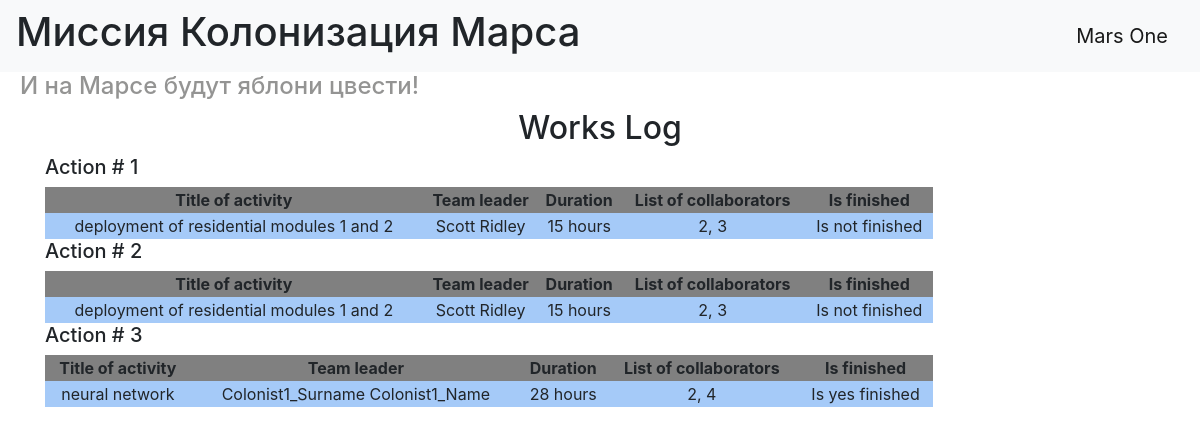
The page / on the database its author committed.
### data/users.py (models this page shows, shortened)
class Jobs(SqlAlchemyBase):
    __tablename__ = 'jobs'
    id = sqlalchemy.Column(sqlalchemy.Integer,
                           primary_key=True, autoincrement=True)
    team_leader = sqlalchemy.Column(sqlalchemy.Integer,
                                    sqlalchemy.ForeignKey('users.id'), nullable=False)
    job = sqlalchemy.Column(sqlalchemy.String)
    work_size = sqlalchemy.Column(sqlalchemy.Integer)
    collaborators = sqlalchemy.Column(sqlalchemy.String)
    start_date = sqlalchemy.Column(sqlalchemy.DateTime, default=datetime.datetime.now)
    end_date = sqlalchemy.Column(sqlalchemy.DateTime, nullable=datetime.datetime.now)
    is_finished = sqlalchemy.Column(sqlalchemy.Boolean)
    user = orm.relationship('User')

### main.py (the view)
@app.route('/')
def main():
    db_session.global_init("db/blogs.db")
    db_sess = db_session.create_session()
    data_jobs = db_sess.query(Jobs).all()
    team_leaders = []
    for i in data_jobs:
        team_leaders.append(' '.join(db_sess.query(User.surname, User.name).filter(User.id == i.team_leader).first()))
    return render_template('index.html', all=zip(data_jobs, team_leaders))

### data/db_session.py (called while the page is built, shortened)
def global_init(db_file):
    global __factory
    if __factory:
        return

def create_session() -> Session:
    global __factory
    return __factory()

### templates/index.html
{% extends "base.html" %}
{% block content %}
    <h2>Works Log</h2>
    {% for item, captain in all%}
        <h5>Action # {{ item.id }}</h5>
        <table>
            <tr>
                <th>Title of activity</th>
                <th>Team leader</th>
                <th>Duration</th>
                <th>List of collaborators</th>
                <th>Is finished</th>
            </tr>
            <tr>
                <td style="background-color: #a5caf8;">{{ item.job }}</td>
                <td style="background-color: #a5caf8;">{{ captain }}</td>
                <td style="background-color: #a5caf8;">{{ item.work_size }} hours</td>
                <td style="background-color: #a5caf8;">{{ item.collaborators }}</td>
                {% if item.is_finished %}
                    <td style="background-color: #a5caf8;">Is yes finished</td>
                {% else %}
                    <td style="background-color: #a5caf8;">Is not finished</td>
                {% endif %}
            </tr>
        </table>
    {% endfor %}
{% endblock %}

### templates/base.html (shortened to what this page needs)
<!DOCTYPE html>
<html lang="en">
<head>
    <link rel="stylesheet" href="https://stackpath.bootstrapcdn.com/bootstrap/4.4.1/css/bootstrap.min.css">
    <link rel="stylesheet" href="{{ url_for('static', filename='css/style.css') }}">
</head>
  <body>
    <header>
      <nav class="navbar navbar-light bg-light">
          <h1>Миссия Колонизация Марса</h1>
        <a class="navbar-brand" href="#">Mars One</a>
      </nav>
        <h4>И на Марсе будут яблони цвести!</h4>
    </header>
    <main role="main" class="container">
        {% block content %}{% endblock %}
    </main>
  </body>
</html>

### static/css/style.css (style rules this page uses)
h4 { color: #949493; padding-left: 20px; }
h2 { text-align: center; }
table { margin-right: 2%; width: 80%; }
th { text-align: center; background-color: grey; }
td { background-color: #a5caf8; text-align: center; }

### rows shown on the page
Jobs: id "1", job "deployment of residential modules 1 and 2", captain "Scott Ridley", work_size "15", collaborators "2, 3", is_finished "Is not finished"
Jobs: id "2", job "deployment of residential modules 1 and 2", captain "Scott Ridley", work_size "15", collaborators "2, 3", is_finished "Is not finished"
Jobs: id "3", job "neural network", captain "Colonist1_Surname Colonist1_Name", work_size "28", collaborators "2, 4", is_finished "Is yes finished"
